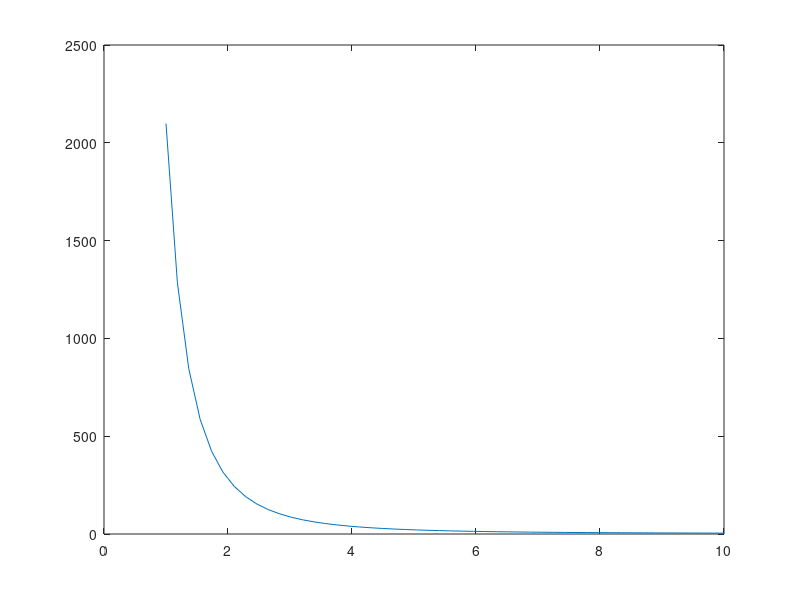
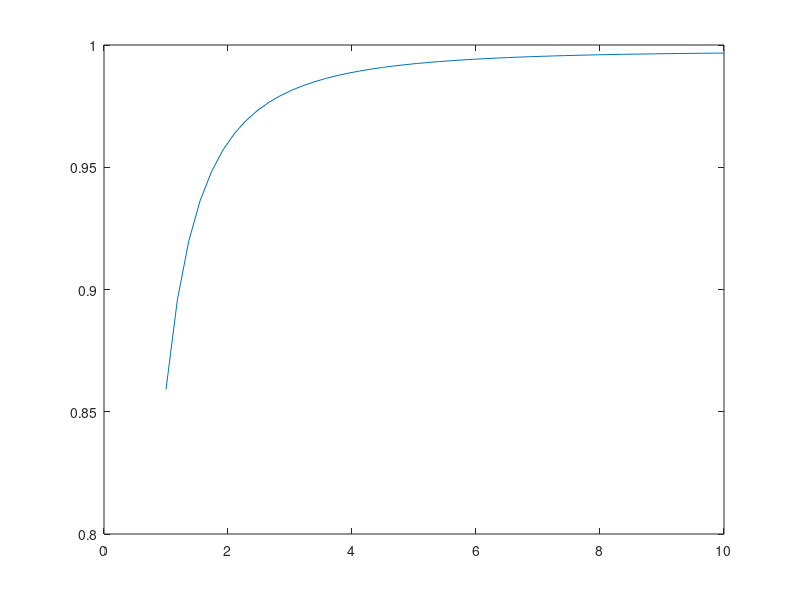

MATLAB code to generate these figures, in order:
clc;
clear;
close all;
a=2096.3;
b=2.9123;
c=2;

R_um=linspace(1,10,50);
alpha_db_cm=a.*(R_um).^(-b)+c;
figure(1)
plot(R_um,alpha_db_cm);
figure(2)
a_onetrip=10.^(-(alpha_db_cm.*2.*pi.*R_um.*0.0001/20));
plot(R_um,a_onetrip);

save('a.mat','')


